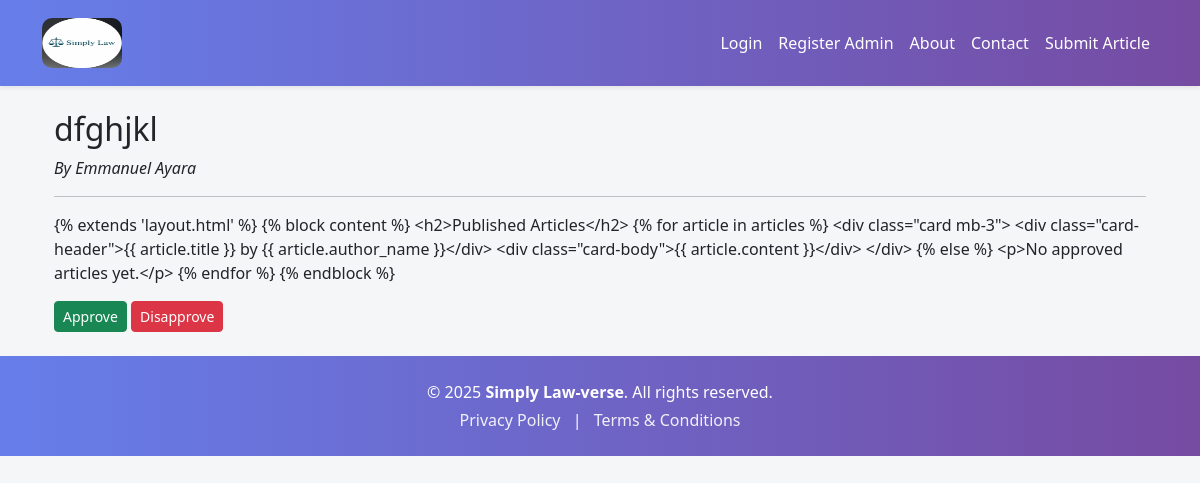
The app's page /article/2, older data.
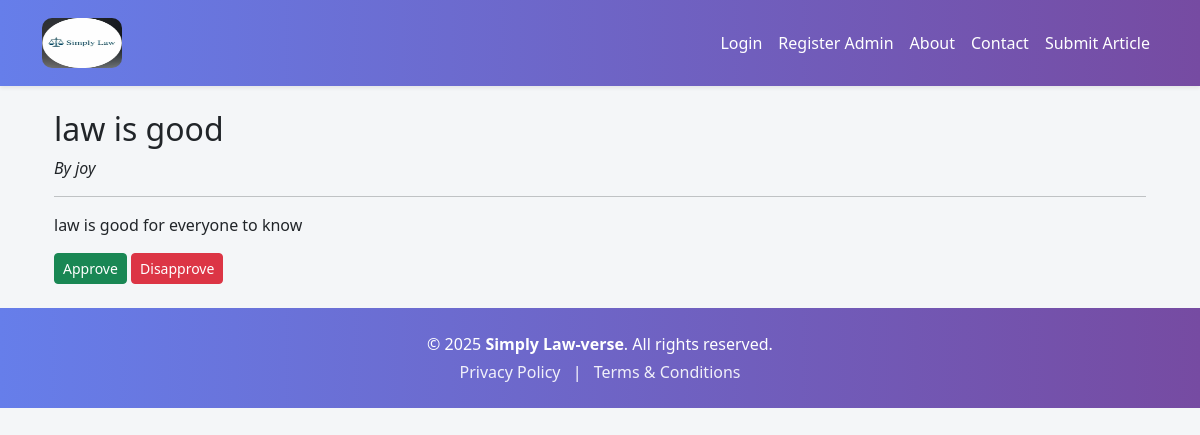
The same page, newer data.
### models.py (models this page shows)
class Article(db.Model):
    id = db.Column(db.Integer, primary_key=True)
    email = db.Column(db.String(120))
    title = db.Column(db.String(100), nullable=False)
    content = db.Column(db.Text, nullable=False)
    author = db.Column(db.String(100), nullable=False)
    date_posted = db.Column(db.DateTime, default=datetime.utcnow)
    comments = db.relationship('Comment', backref='article', lazy=True)
    status = db.Column(db.String(20), nullable=False, default='pending')
    date_submitted = db.Column(db.DateTime, default=datetime.utcnow)
    image_filename = db.Column(db.String(120), nullable=True)
    document_filename = db.Column(db.String(120), nullable=True)
    approved = db.Column(db.Boolean, default=False)  # <- important!

### routes.py (the view)
@app.route('/article/<int:article_id>')
def view_article(article_id):
    article = Article.query.get_or_404(article_id)
    return render_template('view_article.html', article=article)

### templates/view_article.html (shortened to what this page needs)
{% extends 'layout.html' %}
{% block content %}
<div class="container mt-4">
  <h2>{{ article.title }}</h2>
  <p><em>By {{ article.author }}</em></p>
  <hr>
  <p>{{ article.content }}</p>
      <div>
        <a href="{{ url_for('approve_article', article_id=article.id) }}" class="btn btn-sm btn-success">Approve</a>
        <a href="{{ url_for('disapprove_article', article_id=article.id) }}" class="btn btn-sm btn-danger">Disapprove</a>
      </div>
</div>
{% endblock %}

### templates/layout.html (shortened to what this page needs)
<!DOCTYPE html>
<html lang="en">
<head>
    <link
        href="https://cdn.jsdelivr.net/npm/bootstrap@5.3.0/dist/css/bootstrap.min.css"
        rel="stylesheet">
</head>
<body>
    <nav class="navbar navbar-expand-lg shadow-sm">
        <div class="container">
            <a class="navbar-brand d-flex align-items-center" href="/">
                <img src="/static/logo.jpg" alt="Logo" style="height: 50px; width: 80px; border-radius: 10px; margin-right: 10px;">
            </a>
            <div class="collapse navbar-collapse" id="navbarNav">
                <ul class="navbar-nav ms-auto mb-2 mb-lg-0">
                    {% if current_user.is_authenticated and current_user.is_admin %}
                        <span class="navbar-text nav-link">Welcome, {{ current_user.username }}!</span>
                        <li class="nav-item"><a class="nav-link" href="{{ url_for('admin_dashboard') }}">Dashboard</a></li>
                        <li class="nav-item"><a class="nav-link" href="{{ url_for('admin_logout') }}">Logout</a></li>
                    {% else %}
                        <li class="nav-item"><a class="nav-link" href="{{ url_for('admin_login') }}">Login</a></li>
                        <li class="nav-item"><a class="nav-link" href="{{ url_for('register_admin') }}">Register Admin</a></li>
                        <li class="nav-item"><a class="nav-link" href="{{ url_for('about') }}">About</a></li>
                        <li class="nav-item"><a class="nav-link" href="{{ url_for('contact') }}">Contact</a></li>
                        <li class="nav-item"><a class="nav-link" href="{{ url_for('submit_article') }}">Submit Article</a></li>
                    {% endif %}
                </ul>
            </div>
        </div>
    </nav>
    <div class="container my-4">
        {% block content %}{% endblock %}
    </div>
<footer class="text-center text-white" style="background: linear-gradient(to right, #667eea, #764ba2);">
    <div class="container py-4">
        <p class="mb-1">&copy; {{ current_year or '2025' }} <strong>Simply Law-verse</strong>. All rights reserved.</p>
        <p class="mb-0">
            <a href="/privacy-policy" class="text-white text-decoration-none me-2" style="opacity: 0.9;">Privacy Policy</a> |
            <a href="/terms" class="text-white text-decoration-none ms-2" style="opacity: 0.9;">Terms & Conditions</a>
        </p>
    </div>
</footer>
</body>
</html>

### templates/layout.html (style rules this page uses)
body { background-color: #f4f6f8; font-family: 'Segoe UI', Tahoma, Geneva, Verdana, sans-serif; }
.navbar { background: linear-gradient(to right, #667eea, #764ba2); padding: 0.8rem 1rem; position: sticky; top: 0; z-index: 1000; }
.navbar-brand, .nav-link { color: #fff !important; font-weight: 500; }
.nav-link { transition: color 0.3s ease-in-out; }
footer a { transition: opacity 0.3s ease-in-out; }

Row changes from the older to the newer data that the page shows:
changed Article: title "dfghjkl" → "law is good"; author "Emmanuel Ayara" → "joy"; content "{% extends 'layout.html' %} {% block content %} <h2>Published Articles</h2> {% for article in articles %} <div class=\"card mb-3\"> <div class=\"card-header\">{{ article.title }} by {{ article.author_name }}</div> <div class=\"card-body\">{{ article.content }}</div> </div> {% else %} <p>No approved articles yet.</p> {% endfor %} {% endblock %}" → "law is good for everyone to know"
